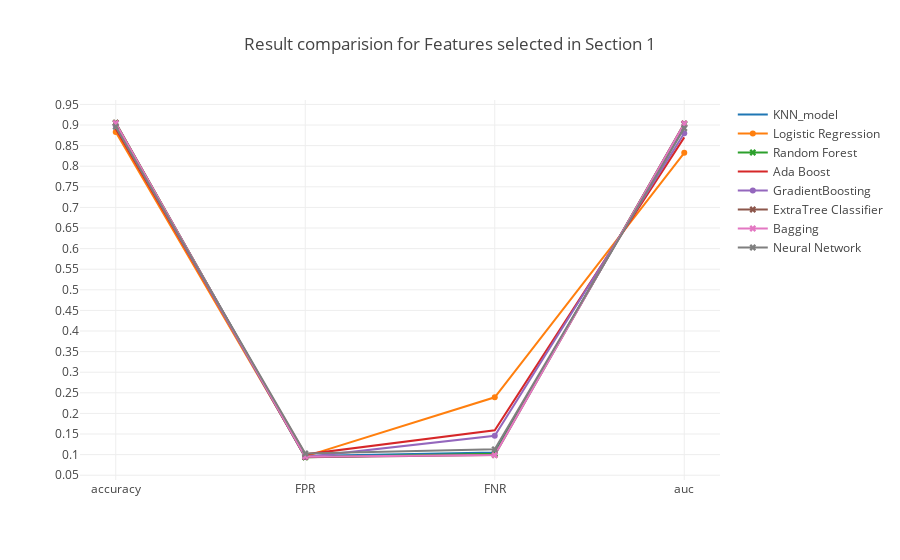

This figure's notebook cell:
### Markdown cell above
### <a id='1.A' style="text-decoration : none; color : #000000;"> A Results</a>

### Code cell
trace0 = go.Scatter(x=table_80_50_test.iloc[0].index.values[[0,5,6,7]],
                    y=table_80_50_test.iloc[0].values[[0,5,6,7]],
                    mode = 'lines',
                    name = 'KNN_model')

trace1 = go.Scatter(x=table_80_50_test.iloc[1].index.values[[0,5,6,7]],
                    y=table_80_50_test.iloc[1].values[[0,5,6,7]],
                    mode = 'lines+markers',
                    name = 'Logistic Regression')

trace2 = go.Scatter(x=table_80_50_test.iloc[2].index.values[[0,5,6,7]],
                    y=table_80_50_test.iloc[2].values[[0,5,6,7]],
                    mode = 'lines+markers',marker=dict(symbol='x'),
                    name = 'Random Forest')


trace3 = go.Scatter(x=table_80_50_test.iloc[3].index.values[[0,5,6,7]],
                    y=table_80_50_test.iloc[3].values[[0,5,6,7]],
                    mode = 'lines',
                    name = 'Ada Boost')

trace4 = go.Scatter(x=table_80_50_test.iloc[4].index.values[[0,5,6,7]],
                    y=table_80_50_test.iloc[4].values[[0,5,6,7]],
                    mode = 'lines+markers',
                    name = 'GradientBoosting')

trace5 = go.Scatter(x=table_80_50_test.iloc[5].index.values[[0,5,6,7]],
                    y=table_80_50_test.iloc[5].values[[0,5,6,7]],
                    mode = 'lines+markers',marker=dict(symbol='x'),
                    name = 'ExtraTree Classifier')

trace6 = go.Scatter(x=table_80_50_test.iloc[6].index.values[[0,5,6,7]],
                    y=table_80_50_test.iloc[6].values[[0,5,6,7]],
                    mode = 'lines+markers',marker=dict(symbol='x'),
                    name = 'Bagging')

trace7 = go.Scatter(x=table_80_50_test.iloc[7].index.values[[0,5,6,7]],
                    y=table_80_50_test.iloc[7].values[[0,5,6,7]],
                    mode = 'lines+markers',marker=dict(symbol='x'),
                    name = 'Neural Network')



data = [trace0, trace1, trace2, trace3, trace4, trace5, trace6, trace7]
layout = go.Layout(yaxis=dict(tick0=0,dtick=0.05),title='Result comparision for Features selected in Section 1')
fig = go.Figure(data=data, layout=layout)

iplot(fig, filename='Result')

### Figure 1 — Plotly figure (JSON) as saved in the notebook; plotly's stock layout.template omitted (floating-point values rounded to 4 significant figures)
{"data": [{"mode": "lines", "name": "KNN_model", "type": "scatter", "uid": "2ee12fc7-eb0f-4c22-8560-bb97a8754d0b", "x": ["accuracy", "FPR", "FNR", "auc"], "y": [0.9022, 0.09659, 0.1051, 0.8992]}, {"mode": "lines+markers", "name": "Logistic Regression", "type": "scatter", "uid": "081b3ce8-2b16-4aa5-8702-eea8d4fb1d1e", "x": ["accuracy", "FPR", "FNR", "auc"], "y": [0.8832, 0.09578, 0.2392, 0.8325]}, {"marker": {"symbol": "x"}, "mode": "lines+markers", "name": "Random Forest", "type": "scatter", "uid": "d809693e-c83a-456c-8541-206f68b49c04", "x": ["accuracy", "FPR", "FNR", "auc"], "y": [0.9052, 0.09363, 0.102, 0.9022]}, {"mode": "lines", "name": "Ada Boost", "type": "scatter", "uid": "574516b2-501d-4325-b0e5-2c7c816540cd", "x": ["accuracy", "FPR", "FNR", "auc"], "y": [0.8907, 0.1008, 0.1592, 0.87]}, {"mode": "lines+markers", "name": "GradientBoosting", "type": "scatter", "uid": "83143344-5cf8-402c-8d6a-49abf988d6a0", "x": ["accuracy", "FPR", "FNR", "auc"], "y": [0.8984, 0.09403, 0.1459, 0.88]}, {"marker": {"symbol": "x"}, "mode": "lines+markers", "name": "ExtraTree Classifier", "type": "scatter", "uid": "97665048-6db6-4328-9621-f814eeaf0370", "x": ["accuracy", "FPR", "FNR", "auc"], "y": [0.9055, 0.09376, 0.09882, 0.9037]}, {"marker": {"symbol": "x"}, "mode": "lines+markers", "name": "Bagging", "type": "scatter", "uid": "cf416521-11ef-4e8a-9d37-5be4dddb2601", "x": ["accuracy", "FPR", "FNR", "auc"], "y": [0.9043, 0.09511, 0.09882, 0.903]}, {"marker": {"symbol": "x"}, "mode": "lines+markers", "name": "Neural Network", "type": "scatter", "uid": "be69466d-0a4b-4b71-b795-9fe3dc912b4c", "x": ["accuracy", "FPR", "FNR", "auc"], "y": [0.8957, 0.1028, 0.1129, 0.8921]}], "layout": {"title": "Result comparision for Features selected in Section 1", "yaxis": {"dtick": 0.05, "tick0": 0}}}
